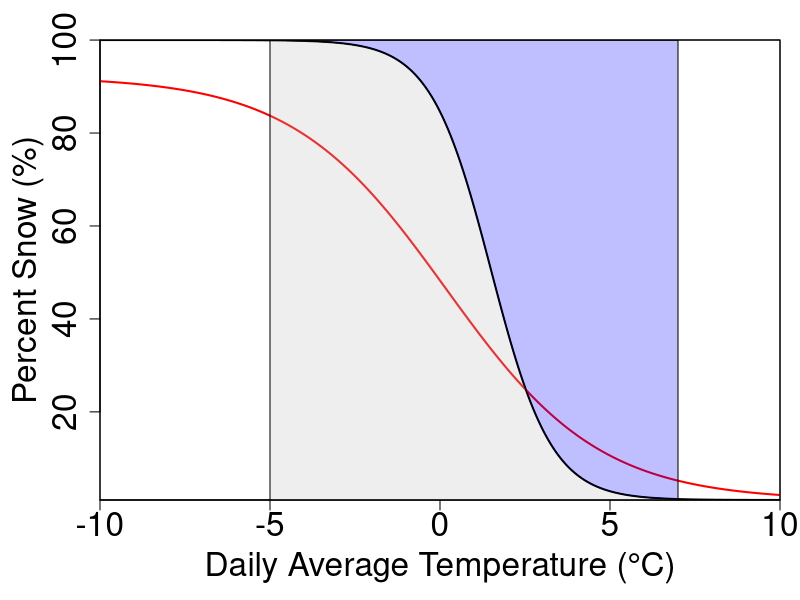

Generate this figure with R:

##Simple example of snow phase transition
library(scales)

cal.coeffs <- list(a=-41.6122,b=0.0212,c=2.177,d=1.0209)

coeffs <- list(a=-49.49,b=0.5628,c=1.5,d=1.0209)
coeffs2 <- list(a=-45.6,b=0.221,c=0.17,d=1.0209)
#coeffs2 <- list(a=-51.8,b=0.875,c=4.1,d=1.0209) ##Blackwall Peak
#coeffs2 <- list(a=-49.5,b=0.875,c=2.275,d=1.0209) ##Tenquille Lake


tas <- seq(-10,10,0.05)
##tas <- seq(-30,30,0.05)
frac <- coeffs$a*(tanh(coeffs$b*(tas-coeffs$c))-coeffs$d)
frac2 <- coeffs2$a*(tanh(coeffs2$b*(tas-coeffs2$c))-coeffs2$d)

x <- seq(-5,7,0.01)
frac.poly <- coeffs$a*(tanh(coeffs$b*(x-coeffs$c))-coeffs$d)

plot.file <- '/storage/data/projects/rci/data/winter_sports/ncc_2019/plots/hyper_snow_phase.2020.png'
x11()
##png(file=plot.file,width=5,height=2,units='in',res=600,pointsize=6,bg='white')
par(mar=c(5,5,2,1))
plot(tas,frac,type='l',lwd=2,xlab="Daily Average Temperature (\u00B0C)",ylab='Percent Snow (%)',
              xaxs='i',yaxs='i',cex.lab=2,cex.axis=2)
lines(tas,frac2,col='red',lwd=2)
polygon(x=c(x,rev(x)),y=c(rep(0,length(x)),rev(frac.poly)),col=alpha('gray',0.25))
polygon(x=c(x,rev(x)),y=c(rep(100,length(x)),rev(frac.poly)),col=alpha('blue',0.25))

#rect(-10,0,-5,100,col=alpha('gray',0.25))
##rect (-5,0, 7,100,col=alpha('blue',0.25))
#rect(  7,0,10,100,col=alpha('blue',0.25))

box(which='plot')

##dev.off()